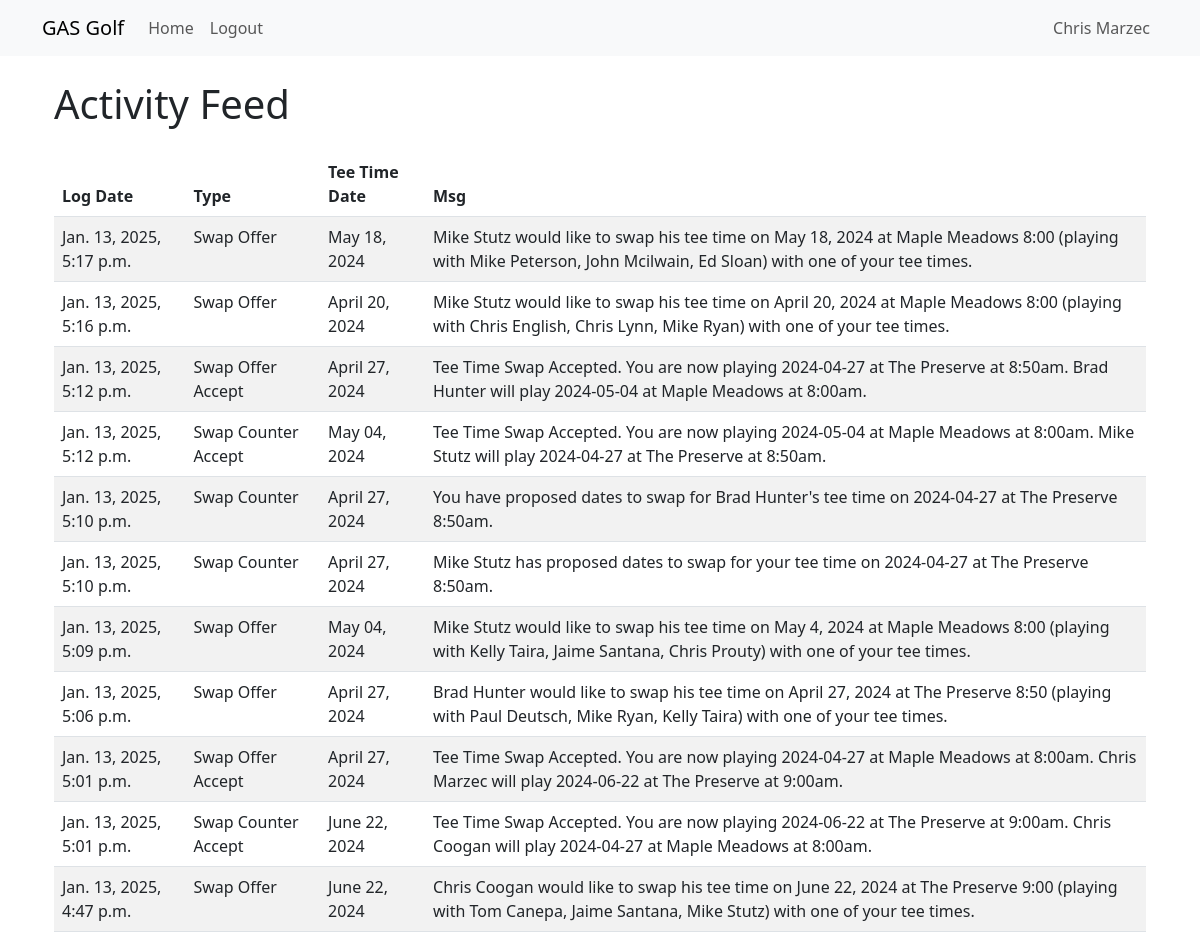
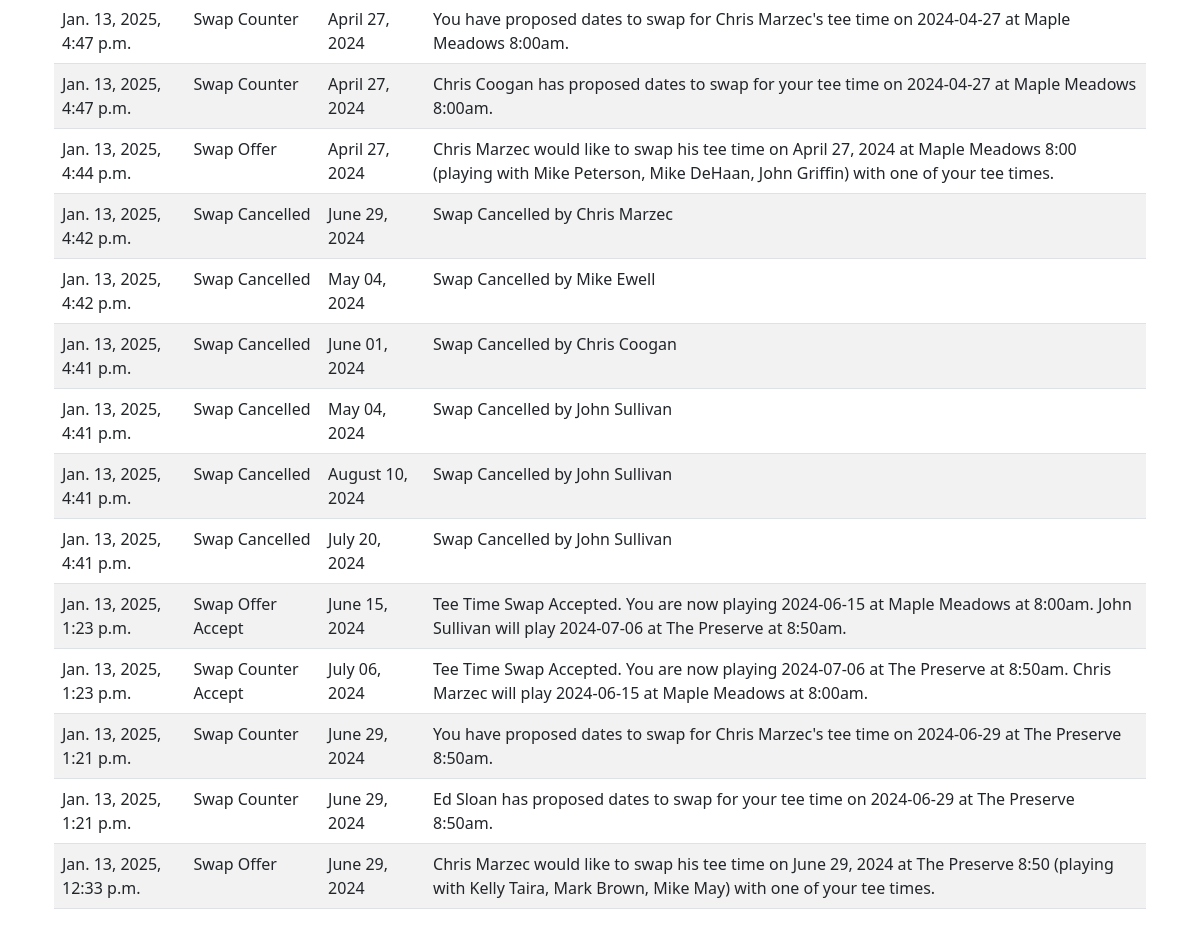
The page /statistics/ (signed in) on the database as committed earlier (2 pictures, top to bottom).
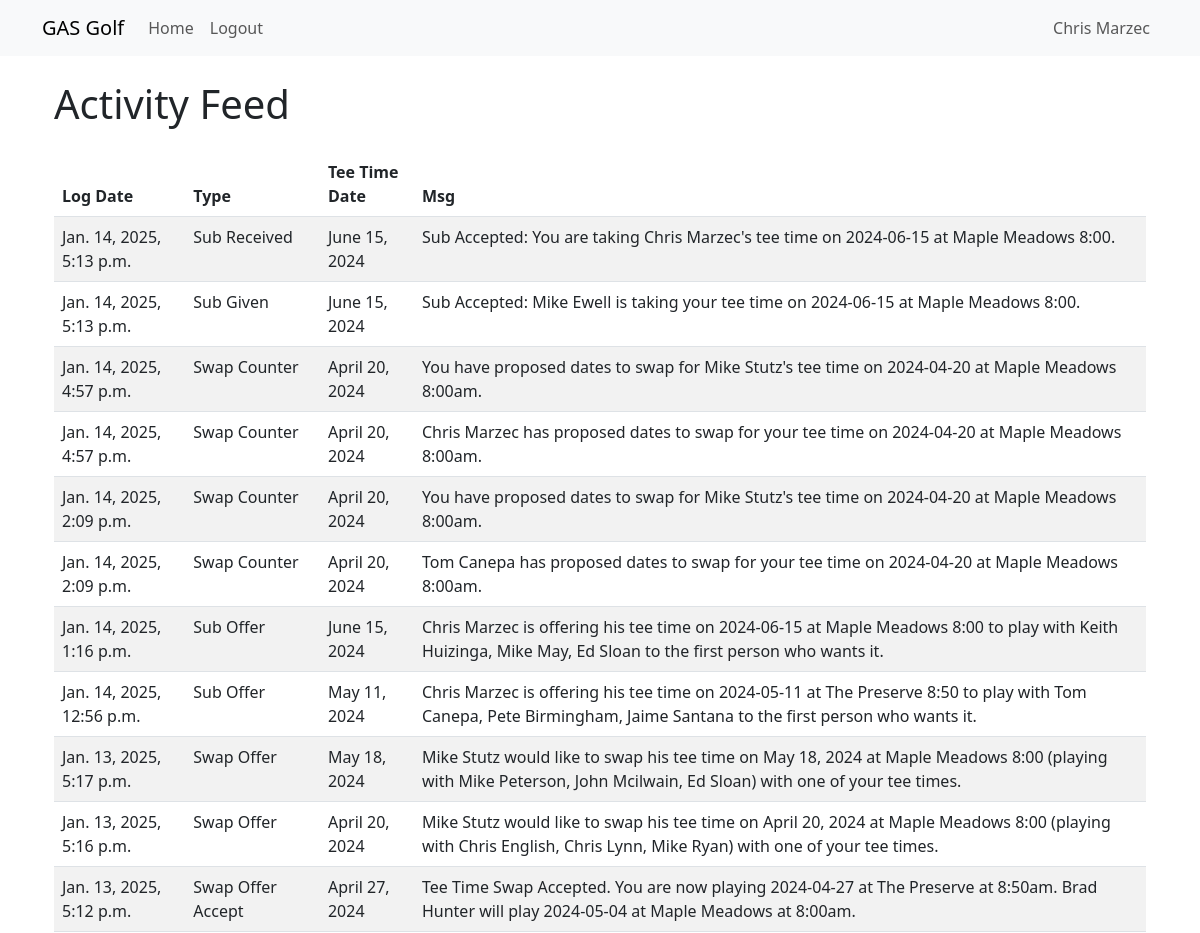
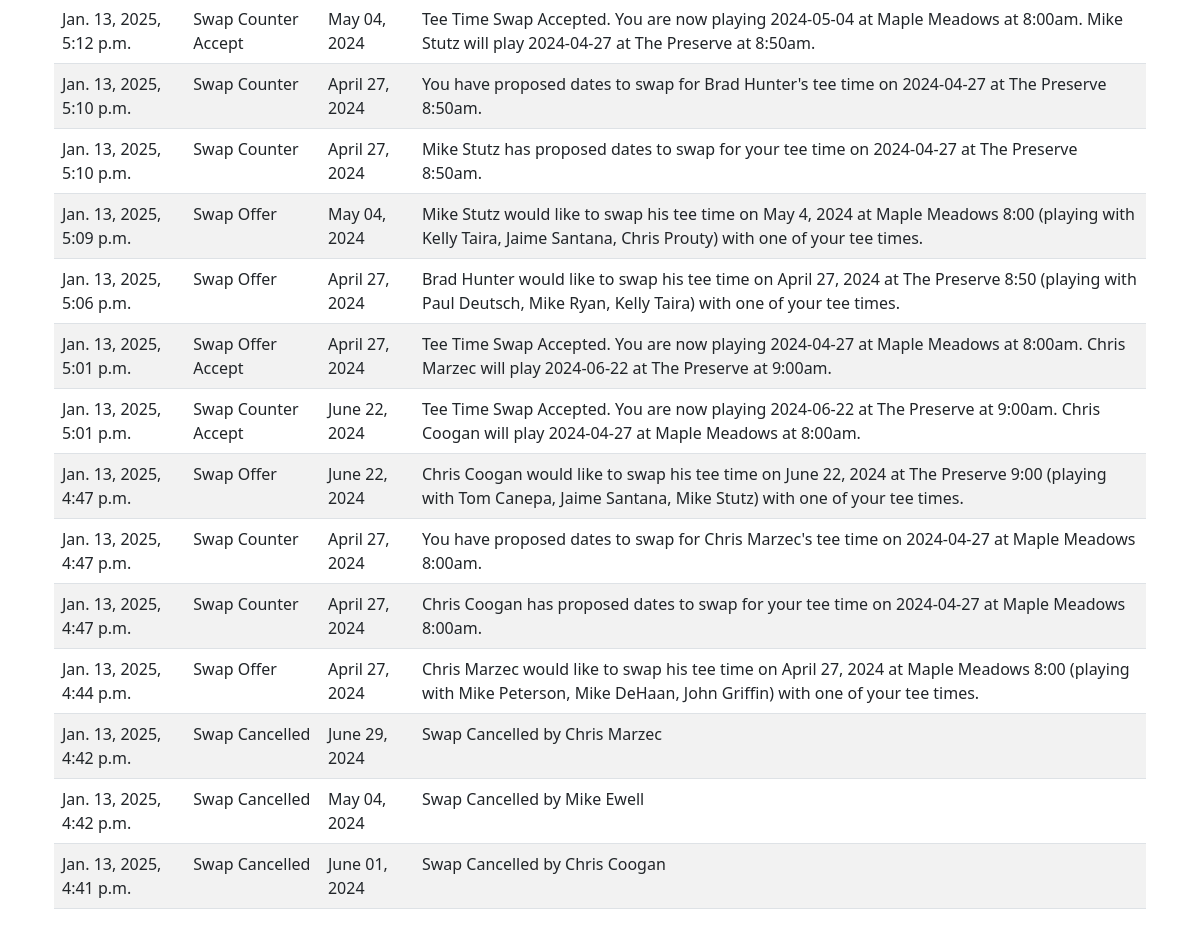
The same page on the database as committed later (2 pictures, top to bottom).
### GRPR/models.py (models this page shows)
class Log(models.Model):
    SentDate = models.DateTimeField()
    Type = models.CharField(max_length=256)
    MessageID = models.CharField(max_length=256)
    RequestDate = models.DateTimeField(null=True, blank=True)
    OfferID = models.IntegerField(null=True, blank=True)
    ReceiveID = models.IntegerField(null=True, blank=True)
    RefID = models.IntegerField(null=True, blank=True)
    Msg = models.CharField(max_length=1024)
    Status = models.IntegerField(null=True, blank=True)
    To_number = models.CharField(max_length=16)
    class Meta:
        db_table = "Log"

### GRPR/views.py (the view)
# urls.py: path('statistics/', views.statistics_view, name='statistics_view'),
@login_required
def statistics_view(request):
    actions = []
    statistics_query = Log.objects.filter(
    Q(Type='Swap Offer Accept') |
    Q(Type='Swap Counter Accept') |
    Q(Type='Sub Received') |
    Q(Type='Sub Given') |
    Q(Type='Sub Offer') |
    Q(Type='Swap Offer') |
    Q(Type='Sub Cancelled') |
    Q(Type='Swap Cancelled') |
    Q(Type='Swap Counter')
    ).order_by('-SentDate')[:25]
    for row in statistics_query:
        actions.append({
            "lDate": row.SentDate,
            'type': row.Type,
            "rDate": row.RequestDate.strftime('%B %d, %Y'),
            "ref_id": row.RefID,
            "msg": row.Msg,
            'offer_id': row.OfferID,
        })
    context = {
        "actions": actions,
        "first_name": request.user.first_name,  # Add the first name of the logged-in user
        "last_name": request.user.last_name, # Add the last name of the logged-in user
    }
    return render(request, 'GRPR/statistics.html', context)

### GRPR/templates/GRPR/statistics.html (shortened to what this page needs)
{% extends 'base.html' %}
{% block content %}
<div class="container my-4">
    <h1 class="mb-4">Activity Feed</h1>
    {% if actions %}
        <table class="table table-striped">
            <thead>
                <tr>
                    <th>Log Date</th>
                    <th>Type</th>
                    <th>Tee Time Date</th>
                    <th>Msg</th>
                </tr>
            </thead>
            <tbody>
                {% for entry in actions %}
                    <tr>
                        <td>{{ entry.lDate }}</td>
                        <td>{{ entry.type }}</td>
                        <td>{{ entry.rDate }}</td>
                        <td>{{ entry.msg }}</td>
                    </tr>
                {% endfor %}
            </tbody>
        </table>
    {% endif %}
</div>
{% endblock %}

Rows that differ between the two databases and show on the page:
no longer on this page (row unchanged): Log: lDate "Jan. 13, 2025, 4:41 p.m.", type "Swap Cancelled", msg "Swap Cancelled by John Sullivan"
no longer on this page (row unchanged): Log: lDate "Jan. 13, 2025, 4:41 p.m.", type "Swap Cancelled", msg "Swap Cancelled by John Sullivan"
no longer on this page (row unchanged): Log: lDate "Jan. 13, 2025, 4:41 p.m.", type "Swap Cancelled", msg "Swap Cancelled by John Sullivan"
no longer on this page (row unchanged): Log: lDate "Jan. 13, 2025, 1:23 p.m.", type "Swap Offer Accept", msg "Tee Time Swap Accepted. You are now playing 2024-06-15 at Maple Meadows at 8:00am. John Sullivan will play 2024-07-06 at The Preserve at 8:50am."
no longer on this page (row unchanged): Log: lDate "Jan. 13, 2025, 1:23 p.m.", type "Swap Counter Accept", msg "Tee Time Swap Accepted. You are now playing 2024-07-06 at The Preserve at 8:50am. Chris Marzec will play 2024-06-15 at Maple Meadows at 8:00am."
no longer on this page (row unchanged): Log: lDate "Jan. 13, 2025, 1:21 p.m.", type "Swap Counter", msg "You have proposed dates to swap for Chris Marzec's tee time on 2024-06-29 at The Preserve 8:50am."
no longer on this page (row unchanged): Log: lDate "Jan. 13, 2025, 1:21 p.m.", type "Swap Counter", msg "Ed Sloan has proposed dates to swap for your tee time on 2024-06-29 at The Preserve 8:50am."
no longer on this page (row unchanged): Log: lDate "Jan. 13, 2025, 12:33 p.m.", type "Swap Offer", msg "Chris Marzec would like to swap his tee time on June 29, 2024 at The Preserve 8:50 (playing with Kelly Taira, Mark Brown, Mike May) with one of your tee times."
added Log: lDate "Jan. 14, 2025, 5:13 p.m.", type "Sub Received", msg "Sub Accepted: You are taking Chris Marzec's tee time on 2024-06-15 at Maple Meadows 8:00."
added Log: lDate "Jan. 14, 2025, 5:13 p.m.", type "Sub Given", msg "Sub Accepted: Mike Ewell is taking your tee time on 2024-06-15 at Maple Meadows 8:00."
added Log: lDate "Jan. 14, 2025, 4:57 p.m.", type "Swap Counter", msg "You have proposed dates to swap for Mike Stutz's tee time on 2024-04-20 at Maple Meadows 8:00am."
added Log: lDate "Jan. 14, 2025, 4:57 p.m.", type "Swap Counter", msg "Chris Marzec has proposed dates to swap for your tee time on 2024-04-20 at Maple Meadows 8:00am."
added Log: lDate "Jan. 14, 2025, 2:09 p.m.", type "Swap Counter", msg "You have proposed dates to swap for Mike Stutz's tee time on 2024-04-20 at Maple Meadows 8:00am."
added Log: lDate "Jan. 14, 2025, 2:09 p.m.", type "Swap Counter", msg "Tom Canepa has proposed dates to swap for your tee time on 2024-04-20 at Maple Meadows 8:00am."
added Log: lDate "Jan. 14, 2025, 1:16 p.m.", type "Sub Offer", msg "Chris Marzec is offering his tee time on 2024-06-15 at Maple Meadows 8:00 to play with Keith Huizinga, Mike May, Ed Sloan to the first person who wants it."
added Log: lDate "Jan. 14, 2025, 12:56 p.m.", type "Sub Offer", msg "Chris Marzec is offering his tee time on 2024-05-11 at The Preserve 8:50 to play with Tom Canepa, Pete Birmingham, Jaime Santana to the first person who wants it."
Other text that changed with them:
new list line: "June 15, 2024"
new list line: "April 20, 2024"
new list line: "May 11, 2024"
list line gone: "May 04, 2024"
list line gone: "August 10, 2024"
list line gone: "July 20, 2024"
list line gone: "June 15, 2024"
list line gone: "July 06, 2024"
list line gone: "June 29, 2024"
